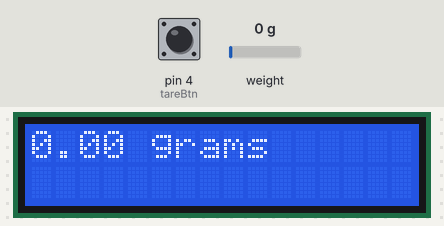
A sketch run on a simulated Arduino Uno, built with avr-gcc and run on an emulated ATmega328P. On the bench: 16×2 character LCD. Inputs (shaded band) come from the test bench; at power-on: weight on the scale 0 g, pin 4 (tareBtn) HIGH. What the sketch prints to the serial monitor is not drawn.

Above: at 3.6 s.
3.7 s: weight on the scale set to 100 g
At 6.0 s:
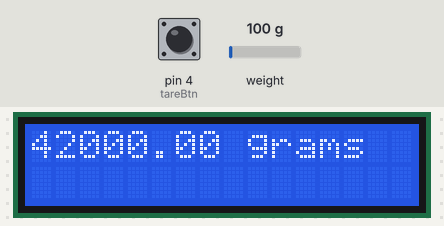
7.1 s: pin 4 (tareBtn) pulled LOW for 3.2 s
At 13.0 s:
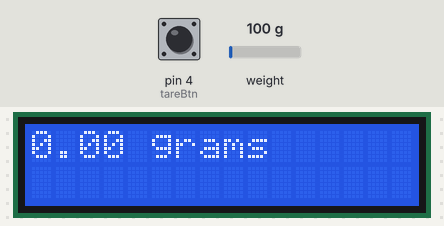
13.4 s: weight on the scale set to 1250 g
At 15.6 s:
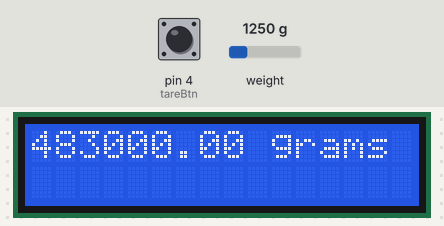
15.9 s: weight on the scale set to 2500 g
At 17.4 s:
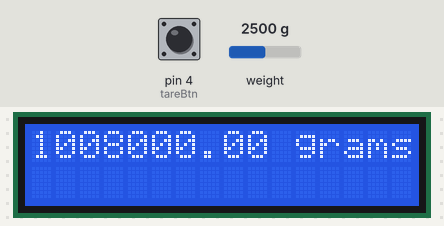
18.4 s: weight on the scale set to 1250 g
At 20.2 s:
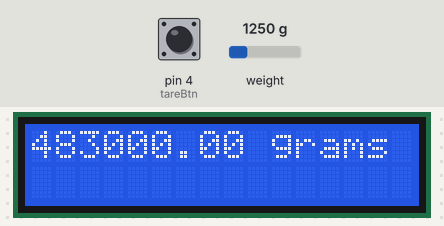
20.9 s: pin 4 (tareBtn) pulled LOW for 3.2 s
At 27.1 s:
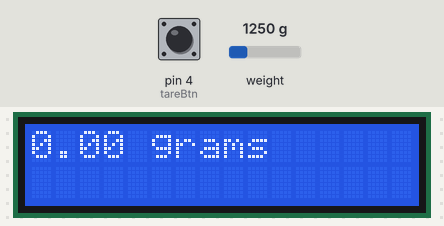
Timing chart, 0 to 28.2 s (numbered marks = the images above; inputs shaded):
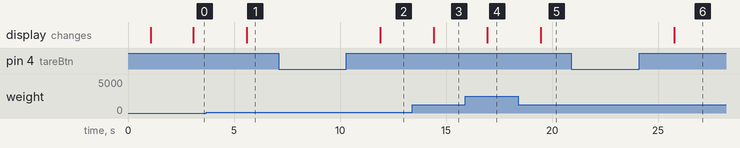

Measured:
- after the input at 3.7 s, the display: changes after 1.9 s (image 1)
- after the input at 7.1 s, the display: changes after 4.8 s (image 2)
- after the input at 13.4 s, the display: changes after 1.0 s (image 3)
- after the input at 15.9 s, the display: changes after 1.0 s (image 4)
- after the input at 18.4 s, the display: changes after 1.1 s (image 5)
- after the input at 20.9 s, the display: changes after 4.9 s (image 6)

The sketch:

scale_i2c_lcd.ino
```cpp
/*
 * Here is a simple sketch to get a reading of the weight of an object placed on a loadcell connected to a HX711 pcb displayed onto the Serial monitor
 * This sketch adds the functionality of a "tare" or "zeroing" button to zero the scale measurements.
 * This sketch also adds an I2C LCD - specifically the LCD1602 with the I2C backback.
 *
 * This software is written in 2023 by Simple Electronics (https://www.youtube.com/simpleelectronics)
 * and that should serve as a permission to do what you want with it but also as a warning that it might
 * not exactly work the way you think it might.
 * The author of the library did a great job making the library but I found it hard to follow the examples,
 * so I made my own. Enjoy!
 *
 * This code cannot really be used without first calibrating the loadcell/HX711 combination, please calibrate it first
 * and then input the number into the calibration section (const int cal = ??)
 *
 * First you need to hook up the HX711 module to your load sensor;
 *
 * RED to E+
 * BLACK to E-
 * WHITE to A-
 * GREEN to A+
 *
 * And then you need to hook the module up to your microcontroller:
 *
 * VCC to any 5v source (I used the 5v pin on my Arduino)
 * GND to any ground source (I used the GND pin on my Arduino)
 *
 * --PLEASE MAKE SURE THAT IF YOUR ARDUINO IS POWERED SEPARATELY TO YOUR HX711 BOARD THAT
 * YOU CONNECT THE GROUNDS OF BOTH OF THEM TOGETHER--
 *
 * DT you will define later on in the code - no worries, I commented my code
 * SCK you will define later on in the code - no worries, I commented my code
 *
 * You NEED the HX711 library. I used the one in the Arduino library manager, "HX711 Arduino Library" by Bogdan Necula
 * You also NEED the LiquidCrystal_I2C library for this specific sketch, the one I used I got via the Arduino library manager, "LiquidCrystal I2C" by Marco Schwartz
 */

//this is to include the HX711 library into your program - make sure to download it first!
#include "HX711.h"

//This is to include the Wire library (default Arduino library) to your code
//It is needed to communicate with devices using the I2C protocol, which our LCD does use.
#include <Wire.h>

//This is to include the LiquidCrystal_I2C library - this is needed to display text on our LCD module.
#include <LiquidCrystal_I2C.h>

//set the LCD address to 0x3F for a 16 chars and 2 line display and give it a name - "lcd"
//to find the address of a connected I2C device, you can use this tutorial:
//https://www.hackster.io/abdularbi17/how-to-scan-i2c-address-in-arduino-eaadda
LiquidCrystal_I2C lcd(0x3F,16,2);

//we need to define the pins for the SCK and the DOUT (marked DT on the HX711 circuit board)
//I personally used pins 2 and 3, therefore they are defaulted to that - feel free to change them.
const int LOADCELL_DOUT_PIN = 2;
const int LOADCELL_SCK_PIN = 3;

//We need to define a pin to use the "xxxx.tare()" function to zero the weight - I picked 4 here, arbirarily.
const int tareBtn = 4;


//Put your calibration value in the place of the "1" below. You can find the sketch to find the calibration value here:
//https://github.com/SimpleElectronicsYT/HX711_sketches/blob/main/Scale_Calibration.ino
const int cal = 1;

//Give a name to your scale, "scale" in this case, it can be whatever you want though - just remember you have to call it by name in the code.
HX711 scale;

//The "Setup" function only runs once on every time the device is powered on.
void setup() {

  //Setting out "tare" button pin to be an input and to use the interal pullup resistors so that no external resistor is needed and the
  //microcontroller will always see it as a "HIGH" unless a button is pressed. It is good practice to always force an input pin into a known state.  pinMode(tareBtn, INPUT_PULLUP);
  pinMode(tareBtn, INPUT_PULLUP);

  //These lines start up the serial monitor, they aren't needed if you plan on using a display, but if you remove them, make sure to remove all the serial commands in the code.
  //Make sure to set the baud rate dropdown at the bottom of the serial monitor to 115200 or you may get gibberish in the serial monitor window.
  //more information on using the serial monitor can be found here: https://docs.arduino.cc/software/ide-v2/tutorials/ide-v2-serial-monitor
  Serial.begin(115200);

  //This line prints a message to the serial monitor to confirm that the monitor is working. Again, this isn't needed for the core functionality of the code.
  //But it is a nice step to confirm the code ahas made it this far and the baud rate is correct.
  Serial.println("Serial communications are operational!");


  //This line will let us know that the loadcell is initializing by sending a message to the serial monitor.
  //This is also not required, but agin, is nice to know where the code is at
  Serial.println("Initializing the loadcell...");

  //Here is the actual initialization of the loadcell now. The two variables in the brackets are the ones telling the library which pins are being used for DOUT and SCK.
  scale.begin(LOADCELL_DOUT_PIN, LOADCELL_SCK_PIN);

  //Here is where we will use the calibration number you set higher up to actually calibrate the scale, it goes in the brackets of the set_scale() function
  scale.set_scale(cal);

  //We also need to "tare" the scale - that is to say we need to offset any initial weight from the measurement. Useful if we want to fill a container to a set weight without the weight of the container.
  //We can simply place the empty container on the scale before powering it on.
  scale.tare();

  //This line will let us know that the lcd is initializing by sending a message to the serial monitor.
  //This is also not required, but agin, is nice to know where the code is at
  Serial.println("Initializing the lcd...");

  //This is to do the actual initializing of the LCD we gave a name to before
  lcd.init();

  //This is to turn on the backlight of the LCD and if it was already on by default, it will do nothing differently.
  lcd.backlight();
}

//The "loop" function runs over and over ad infinitum once the "setup" function is complete.
void loop() {

  //This is where the checking takes place to tell if the "tare" button is pressed or not. - it is normally "HIGH" because of the INPUT_PULLUP we set earlier
  //and if the user presses the button, it will read "LOW"
  if(digitalRead(tareBtn) == LOW){

    //IF the "tare" button's pin is pulled to ground (a.k.a. LOW) then we call the "xxxx.tare()" function which zeroes the scale.
    scale.tare();

    //Adding a short delay to give the user time to remove their finger from the "tare" button and then back to business as usual.
    delay(250);
  }

  //This is how we get the actual weight on the scale. The number in brackets corresponds to how many measurements it will take and average out to give us the final answer.
  //10 is a good starting point, but feel free to experiment with different values here.
  Serial.println(scale.get_units(10));

  //the setCusor command tells the lcd where to start writing, (0, 0) means upper right corner.
  lcd.setCursor(0, 0);

  //the print commant writes out the text in brackets to the lcd
  //notice that there is no text in the brackets - this is because we are telling the LCD to write out the weight of the scale directly.
  lcd.print(scale.get_units(10));

  //the println writes out the text in the brackets and then jumps to the next line
  //the spaces I added here are used to "erase" text from the last loop that may be left over.
  //there are more elegant ways to do this, but this is the simplest for me.
  //you may also want to change the word "grams" with whatever unit you used to calibrate your loadcell.
  lcd.println(" grams       ");

  ///Setting a delay to limit how often the code retrieves weight data - feel free to have your code do other things aswell or instead of this.
  //I find 500mS is a decent delay
  delay(500);

}
```
